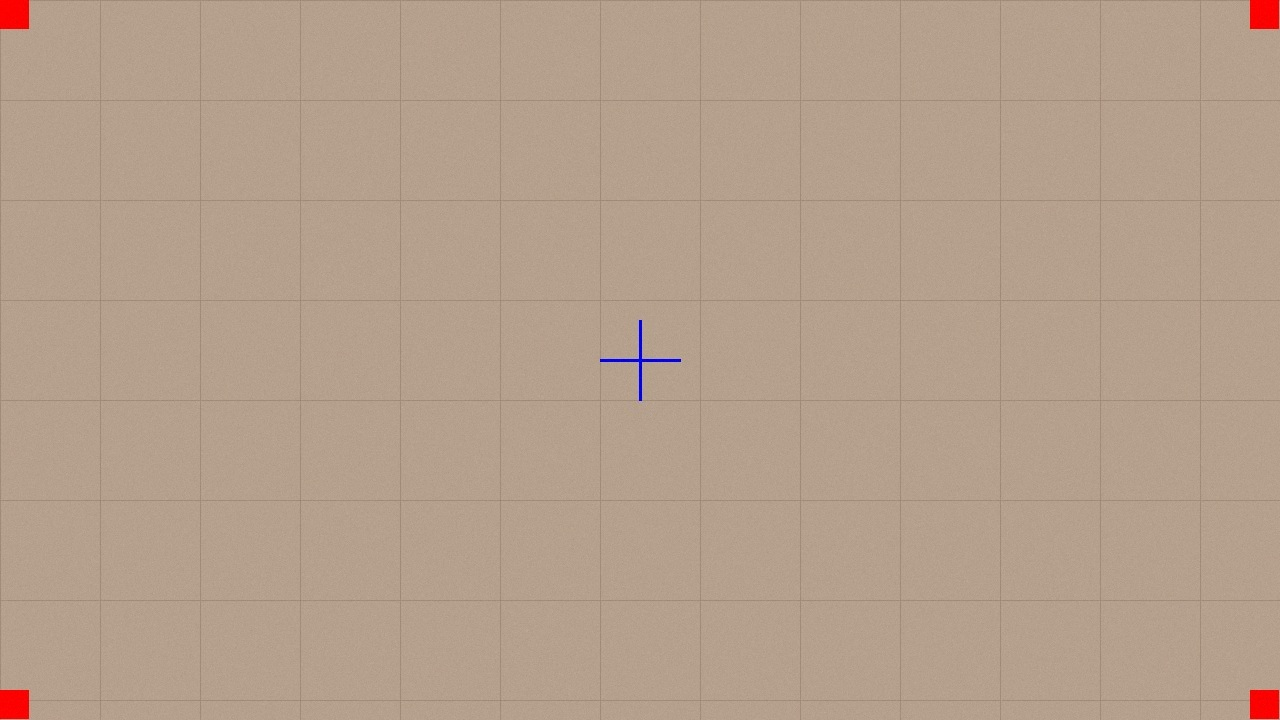
#> input picture testimg/landscape_normal.jpg, 1280 x 720 px
$ python noise.py ../testimg/landscape_normal.jpg
#> lines starting #> are read from the running program, lines starting #| are printed output that depends on the picture
"""Noise character: how colourful and how fine-grained a photo's noise is.

A camera's noise does not reach the file as three independent channels. The
sensor samples one colour per photosite, demosaicing spreads each sample across
all three channels and across neighbouring pixels, and the raw converter's
colour noise reduction (Camera Raw and Lightroom default to 25) smooths what
chroma noise remains. So in a real export the noise is mostly luminance, its
R, G and B parts move together, and it is spatially correlated over a pixel or
two. Noise drawn independently per channel and per pixel is none of those.

Measured on the flattest mid-tone 16x16 blocks of each image (where the
residual is noise rather than detail), against a Gaussian-blurred copy:

  chroma  RMS of the Cb/Cr residual over the Y residual (0 = no colour noise)
  rgbcorr mean correlation between the R, G and B residuals (1 = moving together)
  lag1    lag-1 autocorrelation of the Y residual (higher = coarser grain)
  sigmaY  the Y residual's standard deviation, in 8-bit levels

    python tools/noise.py a.jpg b.jpg ...
    python tools/noise.py --summary a.jpg b.jpg ...   # median and IQR only
"""
import sys, os
import numpy as np
from PIL import Image
from scipy.ndimage import gaussian_filter

BLOCK = 16


def measure(path, max_side=2400, keep=0.08):
#> called with path = '../testimg/landscape_normal.jpg', max_side = 2400, keep = 0.08
    im = Image.open(path).convert('RGB')
#> im is the input picture: PIL image 1280x720 RGB; mean R, G, B 180.9, 159, 140.3
    if max(im.size) > max_side:                 # crop, never resize: resizing
        w, h = im.size                          # reshapes the very noise measured
        l, t = (w - max_side) // 2, (h - max_side) // 2
        im = im.crop((max(0, l), max(0, t), max(0, l) + min(w, max_side), max(0, t) + min(h, max_side)))
    x = np.asarray(im, np.float64)
    r, g, b = x[..., 0], x[..., 1], x[..., 2]
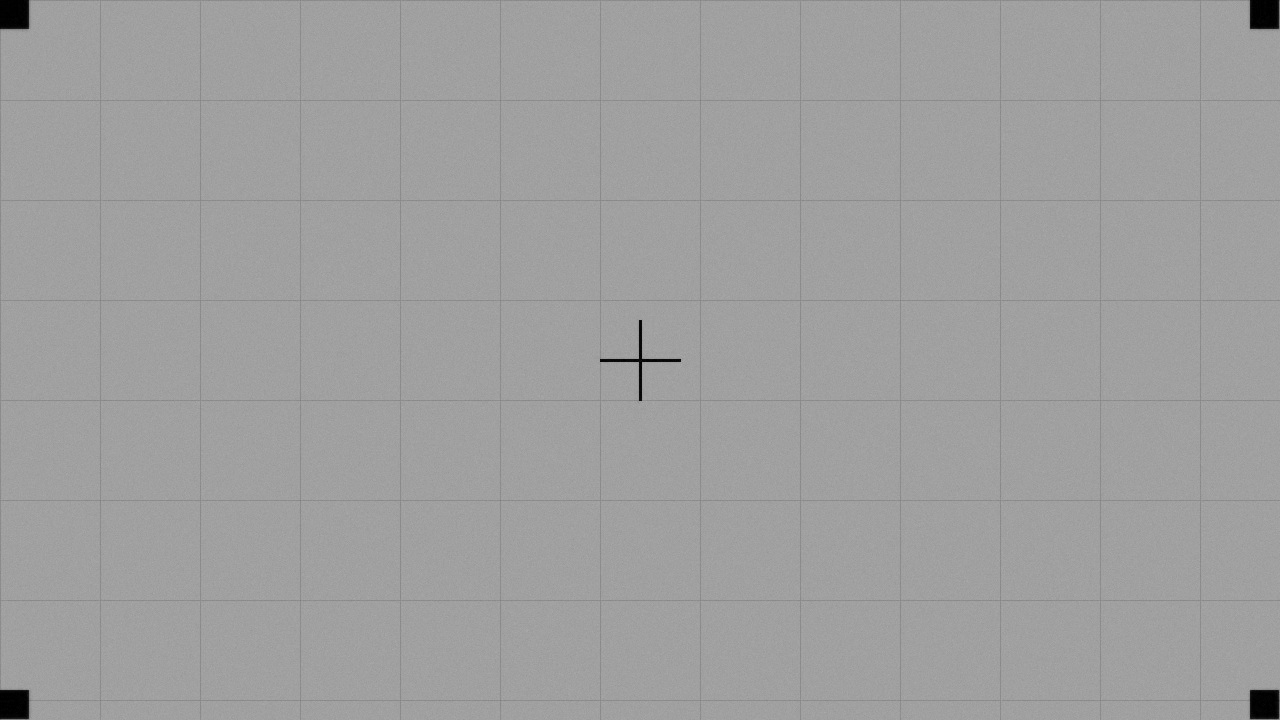
#> g: shape (720, 1280) float64; min 0, max 173, mean 159
    y  =  0.299 * r + 0.587 * g + 0.114 * b
    cb = -0.168736 * r - 0.331264 * g + 0.5 * b
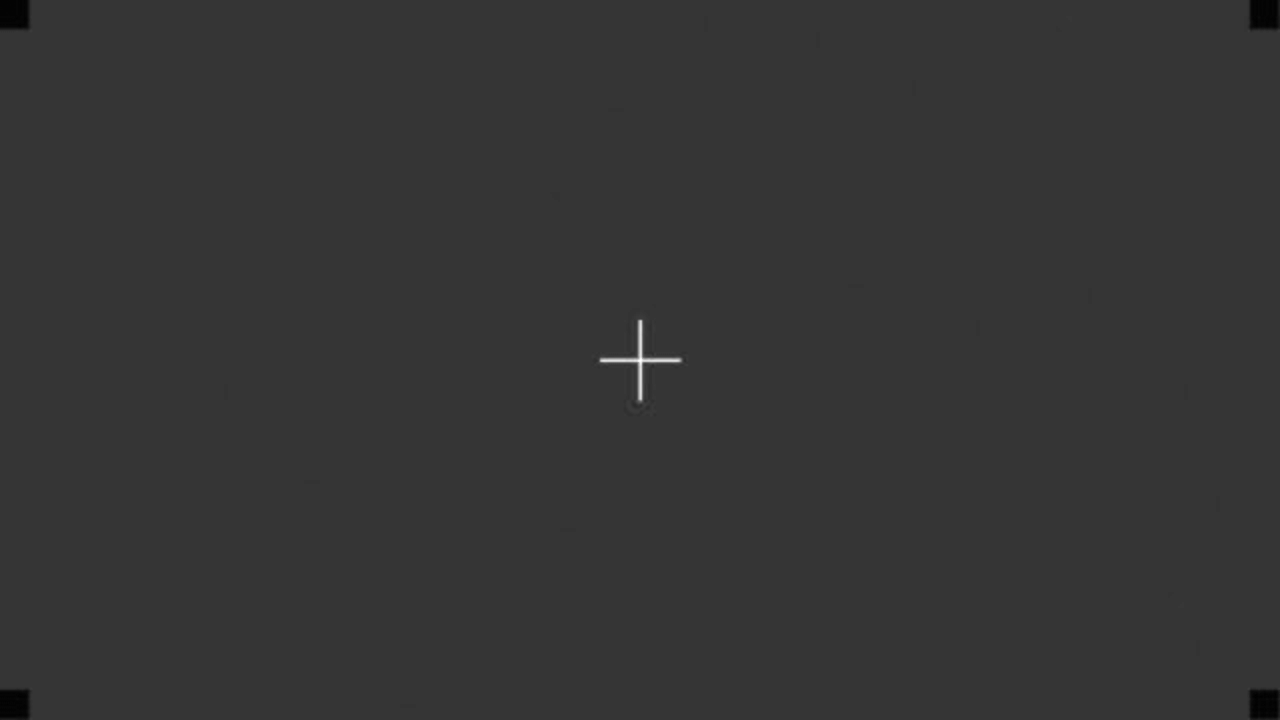
#> cb: shape (720, 1280) float64; min -45.18, max 108.4, mean -13.1; drawn with min black and max white
    cr =  0.5 * r - 0.418688 * g - 0.081312 * b

    def hp(c):
        return c - gaussian_filter(c, 1.0)

    res = {k: hp(v) for k, v in (('y', y), ('cb', cb), ('cr', cr), ('r', r), ('g', g), ('b', b))}
#> res = 6 items
    smooth = gaussian_filter(y, 2.0)
    gy, gx = np.gradient(smooth)
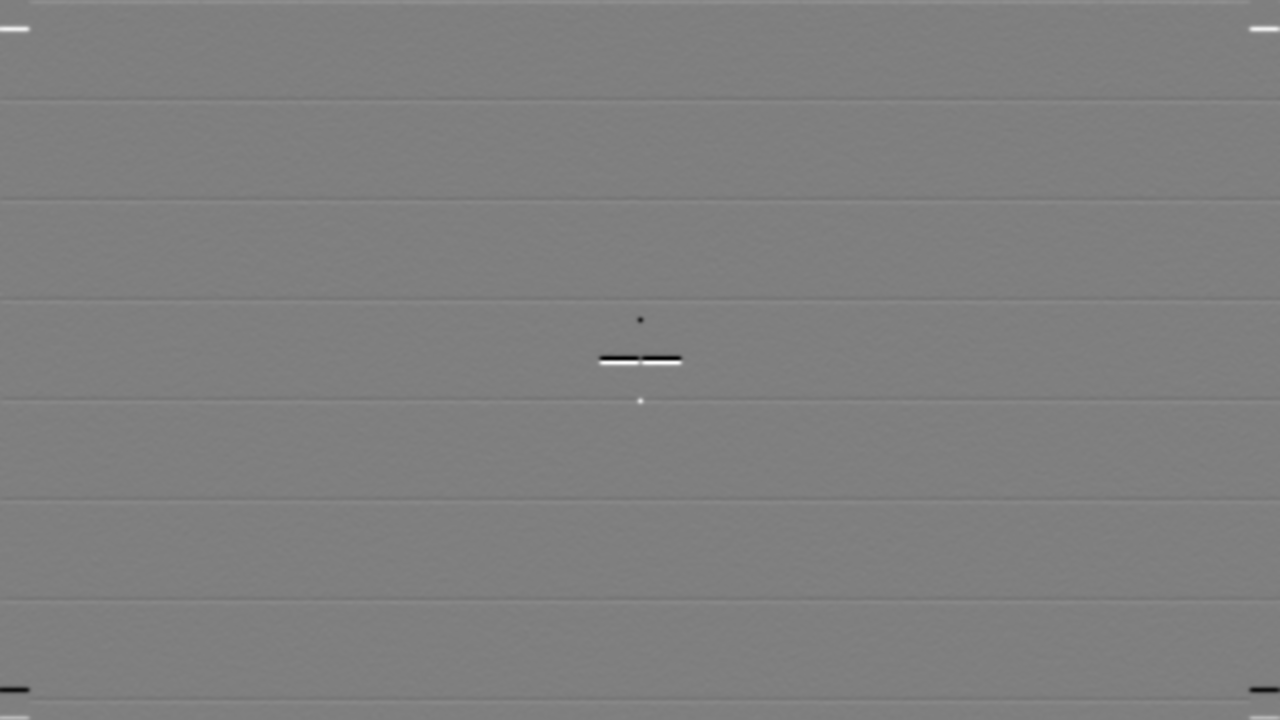
#> gy: shape (720, 1280) float64; min -19.29, max 19.29, mean 0.0132; drawn with min black and max white
    grad = np.hypot(gx, gy)
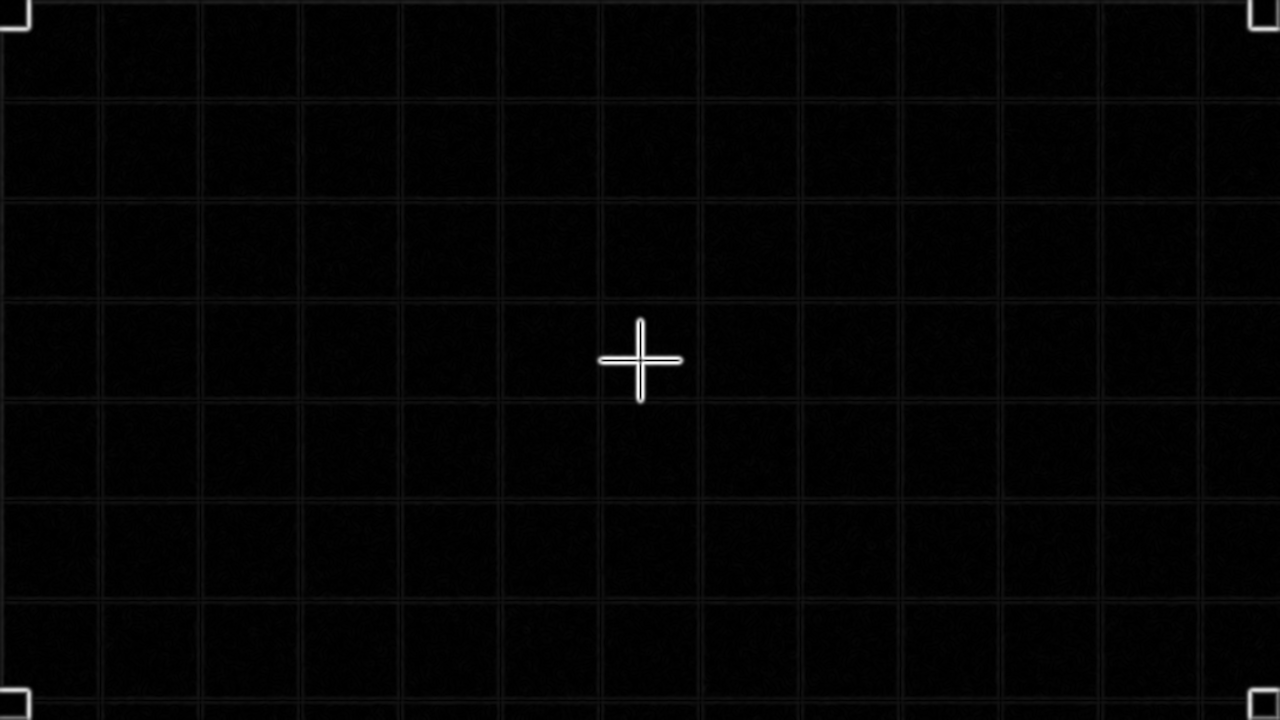
#> grad: shape (720, 1280) float64; min 0.000199, max 19.59, mean 0.321; drawn with min black and max white

    H, W = (y.shape[0] // BLOCK) * BLOCK, (y.shape[1] // BLOCK) * BLOCK
#> H = 720; W = 1280
    if H == 0 or W == 0:
        raise ValueError('image too small')

    def blocks(a):
        return a[:H, :W].reshape(H // BLOCK, BLOCK, W // BLOCK, BLOCK).swapaxes(1, 2).reshape(-1, BLOCK, BLOCK)

    gb = blocks(grad).mean(axis=(1, 2))
#> gb = 3600 values, max 10.5 at index 1799, min 0.0797 at index 0, mean 0.321
    mb = blocks(y).mean(axis=(1, 2))
#> mb = 3600 values, max 164.7 at index 2196, min 76.69 at index 0, mean 163.4
    ok = (mb > 40) & (mb < 215)
    if ok.sum() < 20:
        raise ValueError('too few mid-tone blocks')
    idx = np.where(ok)[0]
#> idx = 3600 values from 0 to 3599
    idx = idx[np.argsort(gb[idx])][:max(20, int(len(idx) * keep))]
#> idx = 288 values, max 3427 at index 236, min 0 at index 0, mean 1692.1

    B = {k: blocks(v)[idx][:, 1:-1, 1:-1] for k, v in res.items()}   # drop the blur's block-edge bleed
#> B = 6 items
    sy = B['y'].std()
#> sy = 1.89
    chroma = np.sqrt((B['cb'].var() + B['cr'].var()) / 2) / sy
#> chroma = 0.0048
    def corr(a, c):
        a, c = a.ravel() - a.mean(), c.ravel() - c.mean()
        return float((a * c).sum() / np.sqrt((a * a).sum() * (c * c).sum()))
    rgbcorr = (corr(B['r'], B['g']) + corr(B['g'], B['b']) + corr(B['r'], B['b'])) / 3
#> rgbcorr = 1
    yb = B['y']
    lag1 = (corr(yb[:, :, :-1], yb[:, :, 1:]) + corr(yb[:, :-1, :], yb[:, 1:, :])) / 2
#> lag1 = -0.0241
    return {'chroma': float(chroma), 'rgbcorr': rgbcorr, 'lag1': lag1, 'sigmaY': float(sy)}


KEYS = ('chroma', 'rgbcorr', 'lag1', 'sigmaY')

if __name__ == '__main__':
    args = sys.argv[1:]
    summary = '--summary' in args
    paths = [a for a in args if a != '--summary']
    rows = []
    if not summary:
        print(f"  {'file':34} " + ' '.join(f'{k:>8}' for k in KEYS))
    for p in paths:
        try:
            m = measure(p)
#> m = {'chroma': 0.0048, 'rgbcorr': 1, 'lag1': -0.0241, 'sigmaY': 1.89}
        except Exception as e:
            print(f"  {os.path.basename(p):34} error {e}", file=sys.stderr)
            continue
        rows.append(m)
        if not summary:
            print(f"  {os.path.basename(p):34} " + ' '.join(f'{m[k]:8.3f}' for k in KEYS))
#|   landscape_normal.jpg                  0.005    1.000   -0.024    1.894
    if rows:
        print(f"  n={len(rows)}  median [IQR]")
#|   n=1  median [IQR]
        for k in KEYS:
            v = np.array([r[k] for r in rows])
            q1, q2, q3 = np.percentile(v, [25, 50, 75])
            print(f"    {k:8} {q2:7.3f}  [{q1:.3f} – {q3:.3f}]")
#> this loop made 4 passes
#> (v, q1, q2, q3) on passes 1 to 4: ([0.0048], 0.0048, 0.0048, 0.0048), ([1], 1, 1, 1), ([-0.0241], -0.0241, -0.0241, -0.0241), ([1.89], 1.89, 1.89, 1.89)
#|     chroma     0.005  [0.005 – 0.005]
#|     rgbcorr    1.000  [1.000 – 1.000]
#|     lag1      -0.024  [-0.024 – -0.024]
#|     sigmaY     1.894  [1.894 – 1.894]
